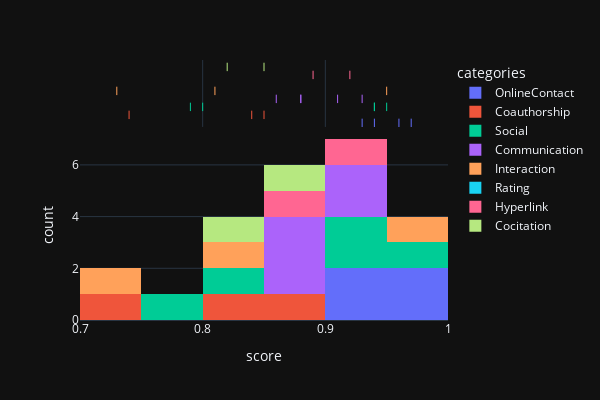

Notebook code for this chart:
### Markdown cell above
# Plots

### Code cell
px.histogram(df, x='score', marginal='rug', hover_name='label', hover_data=['index'], color='categories', width=600, height=400, template='plotly_dark')

### Figure 1 — Plotly figure (JSON) as saved in the notebook; plotly's stock layout.template omitted (floating-point values rounded to 4 significant figures)
{"data": [{"alignmentgroup": "True", "bingroup": "x", "hovertemplate": "categories=OnlineContact<br>score=%{x}<br>count=%{y}<extra></extra>", "legendgroup": "OnlineContact", "marker": {"color": "#636efa"}, "name": "OnlineContact", "offsetgroup": "OnlineContact", "orientation": "v", "showlegend": true, "type": "histogram", "x": [0.94, 0.96, 0.97, 0.93], "xaxis": "x", "yaxis": "y"}, {"alignmentgroup": "True", "boxpoints": "all", "customdata": [[25], [23], [22], [14]], "fillcolor": "rgba(255,255,255,0)", "hoveron": "points", "hovertemplate": "<b>%{hovertext}</b><br><br>categories=OnlineContact<br>score=%{x}<br>index=%{customdata[0]}<extra></extra>", "hovertext": ["wikiconflict", "sx-superuser", "sx-askubuntu", "sx-mathoverflow"], "jitter": 0, "legendgroup": "OnlineContact", "line": {"color": "rgba(255,255,255,0)"}, "marker": {"color": "#636efa", "symbol": "line-ns-open"}, "name": "OnlineContact", "offsetgroup": "OnlineContact", "showlegend": false, "type": "box", "x": [0.94, 0.96, 0.97, 0.93], "xaxis": "x2", "yaxis": "y2"}, {"alignmentgroup": "True", "bingroup": "x", "hovertemplate": "categories=Coauthorship<br>score=%{x}<br>count=%{y}<extra></extra>", "legendgroup": "Coauthorship", "marker": {"color": "#EF553B"}, "name": "Coauthorship", "offsetgroup": "Coauthorship", "orientation": "v", "showlegend": true, "type": "histogram", "visible": true, "x": [0.85, 0.84, 0.74], "xaxis": "x", "yaxis": "y"}, {"alignmentgroup": "True", "boxpoints": "all", "customdata": [[7], [1], [5]], "fillcolor": "rgba(255,255,255,0)", "hoveron": "points", "hovertemplate": "<b>%{hovertext}</b><br><br>categories=Coauthorship<br>score=%{x}<br>index=%{customdata[0]}<extra></extra>", "hovertext": ["AMiner", "dblp_coauthor", "condmat"], "jitter": 0, "legendgroup": "Coauthorship", "line": {"color": "rgba(255,255,255,0)"}, "marker": {"color": "#EF553B", "symbol": "line-ns-open"}, "name": "Coauthorship", "offsetgroup": "Coauthorship", "showlegend": false, "type": "box", "visible": true, "x": [0.85, 0.84, 0.74], "xaxis": "x2", "yaxis": "y2"}, {"alignmentgroup": "True", "bingroup": "x", "hovertemplate": "categories=Social<br>score=%{x}<br>count=%{y}<extra></extra>", "legendgroup": "Social", "marker": {"color": "#00cc96"}, "name": "Social", "offsetgroup": "Social", "orientation": "v", "showlegend": true, "type": "histogram", "visible": true, "x": [0.79, 0.94, 0.8, 0.95, 0.94], "xaxis": "x", "yaxis": "y"}, {"alignmentgroup": "True", "boxpoints": "all", "customdata": [[4], [10], [8], [18], [20]], "fillcolor": "rgba(255,255,255,0)", "hoveron": "points", "hovertemplate": "<b>%{hovertext}</b><br><br>categories=Social<br>score=%{x}<br>index=%{customdata[0]}<extra></extra>", "hovertext": ["facebook-wosn-wall", "digg-friends", "facebook-wosn-links", "soc-sign-bitcoinalpha", "soc-sign-bitcoinotc"], "jitter": 0, "legendgroup": "Social", "line": {"color": "rgba(255,255,255,0)"}, "marker": {"color": "#00cc96", "symbol": "line-ns-open"}, "name": "Social", "offsetgroup": "Social", "showlegend": false, "type": "box", "visible": true, "x": [0.79, 0.94, 0.8, 0.95, 0.94], "xaxis": "x2", "yaxis": "y2"}, {"alignmentgroup": "True", "bingroup": "x", "hovertemplate": "categories=Communication<br>score=%{x}<br>count=%{y}<extra></extra>", "legendgroup": "Communication", "marker": {"color": "#ab63fa"}, "name": "Communication", "offsetgroup": "Communication", "orientation": "v", "showlegend": true, "type": "histogram", "x": [0.88, 0.86, 0.91, 0.93, 0.88], "xaxis": "x", "yaxis": "y"}, {"alignmentgroup": "True", "boxpoints": "all", "customdata": [[12], [30], [3], [19], [9]], "fillcolor": "rgba(255,255,255,0)", "hoveron": "points", "hovertemplate": "<b>%{hovertext}</b><br><br>categories=Communication<br>score=%{x}<br>index=%{customdata[0]}<extra></extra>", "hovertext": ["radoslaw-email", "email-Eu-core-temporal", "enron", "dnc-temporalGraph", "digg-reply"], "jitter": 0, "legendgroup": "Communication", "line": {"color": "rgba(255,255,255,0)"}, "marker": {"color": "#ab63fa", "symbol": "line-ns-open"}, "name": "Communication", "offsetgroup": "Communication", "showlegend": false, "type": "box", "x": [0.88, 0.86, 0.91, 0.93, 0.88], "xaxis": "x2", "yaxis": "y2"}, {"alignmentgroup": "True", "bingroup": "x", "hovertemplate": "categories=Interaction<br>score=%{x}<br>count=%{y}<extra></extra>", "legendgroup": "Interaction", "marker": {"color": "#FFA15A"}, "name": "Interaction", "offsetgroup": "Interaction", "orientation": "v", "showlegend": true, "type": "histogram", "x": [0.95, 0.73, 0.81], "xaxis": "x", "yaxis": "y"}, {"alignmentgroup": "True", "boxpoints": "all", "customdata": [[24], [21], [13]], "fillcolor": "rgba(255,255,255,0)", "hoveron": "points", "hovertemplate": "<b>%{hovertext}</b><br><br>categories=Interaction<br>score=%{x}<br>index=%{customdata[0]}<extra></extra>", "hovertext": ["prosper-loans", "chess", "opsahl-ucforum"], "jitter": 0, "legendgroup": "Interaction", "line": {"color": "rgba(255,255,255,0)"}, "marker": {"color": "#FFA15A", "symbol": "line-ns-open"}, "name": "Interaction", "offsetgroup": "Interaction", "showlegend": false, "type": "box", "x": [0.95, 0.73, 0.81], "xaxis": "x2", "yaxis": "y2"}, {"alignmentgroup": "True", "bingroup": "x", "hovertemplate": "categories=Rating<br>score=%{x}<br>count=%{y}<extra></extra>", "legendgroup": "Rating", "marker": {"color": "#19d3f3"}, "name": "Rating", "offsetgroup": "Rating", "orientation": "v", "showlegend": true, "type": "histogram", "x": [null], "xaxis": "x", "yaxis": "y"}, {"alignmentgroup": "True", "boxpoints": "all", "customdata": [[11]], "fillcolor": "rgba(255,255,255,0)", "hoveron": "points", "hovertemplate": "<b>%{hovertext}</b><br><br>categories=Rating<br>score=%{x}<br>index=%{customdata[0]}<extra></extra>", "hovertext": ["digg-votes"], "jitter": 0, "legendgroup": "Rating", "line": {"color": "rgba(255,255,255,0)"}, "marker": {"color": "#19d3f3", "symbol": "line-ns-open"}, "name": "Rating", "offsetgroup": "Rating", "showlegend": false, "type": "box", "x": [null], "xaxis": "x2", "yaxis": "y2"}, {"alignmentgroup": "True", "bingroup": "x", "hovertemplate": "categories=Hyperlink<br>score=%{x}<br>count=%{y}<extra></extra>", "legendgroup": "Hyperlink", "marker": {"color": "#FF6692"}, "name": "Hyperlink", "offsetgroup": "Hyperlink", "orientation": "v", "showlegend": true, "type": "histogram", "x": [0.89, 0.92], "xaxis": "x", "yaxis": "y"}, {"alignmentgroup": "True", "boxpoints": "all", "customdata": [[28], [29]], "fillcolor": "rgba(255,255,255,0)", "hoveron": "points", "hovertemplate": "<b>%{hovertext}</b><br><br>categories=Hyperlink<br>score=%{x}<br>index=%{customdata[0]}<extra></extra>", "hovertext": ["soc-RedditHyperlinks-body", "soc-RedditHyperlinks-title"], "jitter": 0, "legendgroup": "Hyperlink", "line": {"color": "rgba(255,255,255,0)"}, "marker": {"color": "#FF6692", "symbol": "line-ns-open"}, "name": "Hyperlink", "offsetgroup": "Hyperlink", "showlegend": false, "type": "box", "x": [0.89, 0.92], "xaxis": "x2", "yaxis": "y2"}, {"alignmentgroup": "True", "bingroup": "x", "hovertemplate": "categories=Cocitation<br>score=%{x}<br>count=%{y}<extra></extra>", "legendgroup": "Cocitation", "marker": {"color": "#B6E880"}, "name": "Cocitation", "offsetgroup": "Cocitation", "orientation": "v", "showlegend": true, "type": "histogram", "visible": true, "x": [0.82, 0.85], "xaxis": "x", "yaxis": "y"}, {"alignmentgroup": "True", "boxpoints": "all", "customdata": [[6], [2]], "fillcolor": "rgba(255,255,255,0)", "hoveron": "points", "hovertemplate": "<b>%{hovertext}</b><br><br>categories=Cocitation<br>score=%{x}<br>index=%{customdata[0]}<extra></extra>", "hovertext": ["ca-cit-Hep-Th", "ca-cit-HepPh"], "jitter": 0, "legendgroup": "Cocitation", "line": {"color": "rgba(255,255,255,0)"}, "marker": {"color": "#B6E880", "symbol": "line-ns-open"}, "name": "Cocitation", "offsetgroup": "Cocitation", "showlegend": false, "type": "box", "visible": true, "x": [0.82, 0.85], "xaxis": "x2", "yaxis": "y2"}], "layout": {"barmode": "relative", "height": 400, "legend": {"title": {"text": "categories"}, "tracegroupgap": 0}, "margin": {"t": 60}, "width": 600, "xaxis": {"anchor": "y", "autorange": true, "domain": [0, 1], "range": [0.7, 1], "title": {"text": "score"}, "type": "linear"}, "xaxis2": {"anchor": "y2", "autorange": true, "domain": [0, 1], "matches": "x", "range": [0.7, 1], "showgrid": true, "showticklabels": false, "type": "linear"}, "yaxis": {"anchor": "x", "autorange": true, "domain": [0, 0.7326], "range": [0, 7.368], "title": {"text": "count"}}, "yaxis2": {"anchor": "x2", "autorange": true, "domain": [0.7426, 1], "matches": "y2", "range": [-0.8754, 7.5], "showgrid": false, "showline": false, "showticklabels": false, "ticks": "", "type": "category"}}}
